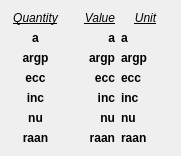
   <widget class="QWidget" name="layoutWidget_3">
    <property name="geometry">
     <rect>
      <x>110</x>
      <y>260</y>
      <width>181</width>
      <height>135</height>
     </rect>
    </property>
    <layout class="QVBoxLayout" name="coe_table">
     <item>
      <layout class="QHBoxLayout" name="coe_headings">
       <item>
        <widget class="QLabel" name="quantity_2">
         <property name="text">
          <string>&lt;html&gt;&lt;head/&gt;&lt;body&gt;&lt;p&gt;&lt;span style=&quot; font-style:italic; text-decoration: underline;&quot;&gt;Quantity&lt;/span&gt;&lt;/p&gt;&lt;/body&gt;&lt;/html&gt;</string>
         </property>
         <property name="alignment">
          <set>Qt::AlignCenter</set>
         </property>
        </widget>
       </item>
       <item>
        <widget class="QLabel" name="value_2">
         <property name="text">
          <string>&lt;html&gt;&lt;head/&gt;&lt;body&gt;&lt;p&gt;&lt;span style=&quot; font-style:italic; text-decoration: underline;&quot;&gt;Value&lt;/span&gt;&lt;/p&gt;&lt;/body&gt;&lt;/html&gt;</string>
         </property>
         <property name="alignment">
          <set>Qt::AlignRight|Qt::AlignTrailing|Qt::AlignVCenter</set>
         </property>
        </widget>
       </item>
       <item>
        <widget class="QLabel" name="unit_2">
         <property name="text">
          <string>&lt;html&gt;&lt;head/&gt;&lt;body&gt;&lt;p&gt;&lt;span style=&quot; font-style:italic; text-decoration: underline;&quot;&gt;Unit&lt;/span&gt;&lt;/p&gt;&lt;/body&gt;&lt;/html&gt;</string>
         </property>
         <property name="alignment">
          <set>Qt::AlignCenter</set>
         </property>
        </widget>
       </item>
      </layout>
     </item>
     <item>
      <layout class="QHBoxLayout" name="coe_data">
       <item>
        <layout class="QVBoxLayout" name="fields_2">
         <item>
          <widget class="QLabel" name="lf_a">
           <property name="text">
            <string>&lt;html&gt;&lt;head/&gt;&lt;body&gt;&lt;p&gt;&lt;span style=&quot; font-weight:600;&quot;&gt;a&lt;/span&gt;&lt;/p&gt;&lt;/body&gt;&lt;/html&gt;</string>
           </property>
           <property name="alignment">
            <set>Qt::AlignCenter</set>
           </property>
          </widget>
         </item>
         <item>
          <widget class="QLabel" name="lf_argp">
           <property name="text">
            <string>&lt;html&gt;&lt;head/&gt;&lt;body&gt;&lt;p&gt;&lt;span style=&quot; font-weight:600;&quot;&gt;argp&lt;/span&gt;&lt;/p&gt;&lt;/body&gt;&lt;/html&gt;</string>
           </property>
           <property name="alignment">
            <set>Qt::AlignCenter</set>
           </property>
          </widget>
         </item>
         <item>
          <widget class="QLabel" name="lf_ecc">
           <property name="text">
            <string>&lt;html&gt;&lt;head/&gt;&lt;body&gt;&lt;p&gt;&lt;span style=&quot; font-weight:600;&quot;&gt;ecc&lt;/span&gt;&lt;/p&gt;&lt;/body&gt;&lt;/html&gt;</string>
           </property>
           <property name="alignment">
            <set>Qt::AlignCenter</set>
           </property>
          </widget>
         </item>
         <item>
          <widget class="QLabel" name="lf_inc">
           <property name="text">
            <string>&lt;html&gt;&lt;head/&gt;&lt;body&gt;&lt;p&gt;&lt;span style=&quot; font-weight:600;&quot;&gt;inc&lt;/span&gt;&lt;/p&gt;&lt;/body&gt;&lt;/html&gt;</string>
           </property>
           <property name="alignment">
            <set>Qt::AlignCenter</set>
           </property>
          </widget>
         </item>
         <item>
          <widget class="QLabel" name="lf_nu">
           <property name="text">
            <string>&lt;html&gt;&lt;head/&gt;&lt;body&gt;&lt;p&gt;&lt;span style=&quot; font-weight:600;&quot;&gt;nu&lt;/span&gt;&lt;/p&gt;&lt;/body&gt;&lt;/html&gt;</string>
           </property>
           <property name="alignment">
            <set>Qt::AlignCenter</set>
           </property>
          </widget>
         </item>
         <item>
          <widget class="QLabel" name="lf_raan">
           <property name="text">
            <string>&lt;html&gt;&lt;head/&gt;&lt;body&gt;&lt;p&gt;&lt;span style=&quot; font-weight:600;&quot;&gt;raan&lt;/span&gt;&lt;/p&gt;&lt;/body&gt;&lt;/html&gt;</string>
           </property>
           <property name="alignment">
            <set>Qt::AlignCenter</set>
           </property>
          </widget>
         </item>
        </layout>
       </item>
       <item>
        <layout class="QVBoxLayout" name="values_2">
         <item>
          <widget class="QLabel" name="lv_a">
           <property name="text">
            <string>&lt;html&gt;&lt;head/&gt;&lt;body&gt;&lt;p&gt;&lt;span style=&quot; font-weight:600;&quot;&gt;a&lt;/span&gt;&lt;/p&gt;&lt;/body&gt;&lt;/html&gt;</string>
           </property>
           <property name="alignment">
            <set>Qt::AlignRight|Qt::AlignTrailing|Qt::AlignVCenter</set>
           </property>
          </widget>
         </item>
         <item>
          <widget class="QLabel" name="lv_argp">
           <property name="text">
            <string>&lt;html&gt;&lt;head/&gt;&lt;body&gt;&lt;p&gt;&lt;span style=&quot; font-weight:600;&quot;&gt;argp&lt;/span&gt;&lt;/p&gt;&lt;/body&gt;&lt;/html&gt;</string>
           </property>
           <property name="alignment">
            <set>Qt::AlignRight|Qt::AlignTrailing|Qt::AlignVCenter</set>
           </property>
          </widget>
         </item>
         <item>
          <widget class="QLabel" name="lv_ecc">
           <property name="text">
            <string>&lt;html&gt;&lt;head/&gt;&lt;body&gt;&lt;p&gt;&lt;span style=&quot; font-weight:600;&quot;&gt;ecc&lt;/span&gt;&lt;/p&gt;&lt;/body&gt;&lt;/html&gt;</string>
           </property>
           <property name="alignment">
            <set>Qt::AlignRight|Qt::AlignTrailing|Qt::AlignVCenter</set>
           </property>
          </widget>
         </item>
         <item>
          <widget class="QLabel" name="lv_inc">
           <property name="text">
            <string>&lt;html&gt;&lt;head/&gt;&lt;body&gt;&lt;p&gt;&lt;span style=&quot; font-weight:600;&quot;&gt;inc&lt;/span&gt;&lt;/p&gt;&lt;/body&gt;&lt;/html&gt;</string>
           </property>
           <property name="alignment">
            <set>Qt::AlignRight|Qt::AlignTrailing|Qt::AlignVCenter</set>
           </property>
          </widget>
         </item>
         <item>
          <widget class="QLabel" name="lv_nu">
           <property name="text">
            <string>&lt;html&gt;&lt;head/&gt;&lt;body&gt;&lt;p&gt;&lt;span style=&quot; font-weight:600;&quot;&gt;nu&lt;/span&gt;&lt;/p&gt;&lt;/body&gt;&lt;/html&gt;</string>
           </property>
           <property name="alignment">
            <set>Qt::AlignRight|Qt::AlignTrailing|Qt::AlignVCenter</set>
           </property>
          </widget>
         </item>
         <item>
          <widget class="QLabel" name="lv_raan">
           <property name="text">
            <string>&lt;html&gt;&lt;head/&gt;&lt;body&gt;&lt;p&gt;&lt;span style=&quot; font-weight:600;&quot;&gt;raan&lt;/span&gt;&lt;/p&gt;&lt;/body&gt;&lt;/html&gt;</string>
           </property>
           <property name="alignment">
            <set>Qt::AlignRight|Qt::AlignTrailing|Qt::AlignVCenter</set>
           </property>
          </widget>
         </item>
        </layout>
       </item>
       <item>
        <layout class="QVBoxLayout" name="units_2">
         <item>
          <widget class="QLabel" name="lu_a">
           <property name="text">
            <string>&lt;html&gt;&lt;head/&gt;&lt;body&gt;&lt;p&gt;&lt;span style=&quot; font-weight:600;&quot;&gt;a&lt;/span&gt;&lt;/p&gt;&lt;/body&gt;&lt;/html&gt;</string>
           </property>
           <property name="alignment">
            <set>Qt::AlignLeading|Qt::AlignLeft|Qt::AlignVCenter</set>
           </property>
          </widget>
         </item>
         <item>
          <widget class="QLabel" name="lu_argp">
           <property name="text">
            <string>&lt;html&gt;&lt;head/&gt;&lt;body&gt;&lt;p&gt;&lt;span style=&quot; font-weight:600;&quot;&gt;argp&lt;/span&gt;&lt;/p&gt;&lt;/body&gt;&lt;/html&gt;</string>
           </property>
           <property name="alignment">
            <set>Qt::AlignLeading|Qt::AlignLeft|Qt::AlignVCenter</set>
           </property>
          </widget>
         </item>
         <item>
          <widget class="QLabel" name="lu_ecc">
           <property name="text">
            <string>&lt;html&gt;&lt;head/&gt;&lt;body&gt;&lt;p&gt;&lt;span style=&quot; font-weight:600;&quot;&gt;ecc&lt;/span&gt;&lt;/p&gt;&lt;/body&gt;&lt;/html&gt;</string>
           </property>
           <property name="alignment">
            <set>Qt::AlignLeading|Qt::AlignLeft|Qt::AlignVCenter</set>
           </property>
          </widget>
         </item>
         <item>
          <widget class="QLabel" name="lu_inc">
           <property name="text">
            <string>&lt;html&gt;&lt;head/&gt;&lt;body&gt;&lt;p&gt;&lt;span style=&quot; font-weight:600;&quot;&gt;inc&lt;/span&gt;&lt;/p&gt;&lt;/body&gt;&lt;/html&gt;</string>
           </property>
           <property name="alignment">
            <set>Qt::AlignLeading|Qt::AlignLeft|Qt::AlignVCenter</set>
           </property>
          </widget>
         </item>
         <item>
          <widget class="QLabel" name="lu_nu">
           <property name="text">
            <string>&lt;html&gt;&lt;head/&gt;&lt;body&gt;&lt;p&gt;&lt;span style=&quot; font-weight:600;&quot;&gt;nu&lt;/span&gt;&lt;/p&gt;&lt;/body&gt;&lt;/html&gt;</string>
           </property>
           <property name="alignment">
            <set>Qt::AlignLeading|Qt::AlignLeft|Qt::AlignVCenter</set>
           </property>
          </widget>
         </item>
         <item>
          <widget class="QLabel" name="lu_raan">
           <property name="text">
            <string>&lt;html&gt;&lt;head/&gt;&lt;body&gt;&lt;p&gt;&lt;span style=&quot; font-weight:600;&quot;&gt;raan&lt;/span&gt;&lt;/p&gt;&lt;/body&gt;&lt;/html&gt;</string>
           </property>
           <property name="alignment">
            <set>Qt::AlignLeading|Qt::AlignLeft|Qt::AlignVCenter</set>
           </property>
          </widget>
         </item>
        </layout>
       </item>
      </layout>
     </item>
    </layout>
   </widget>
